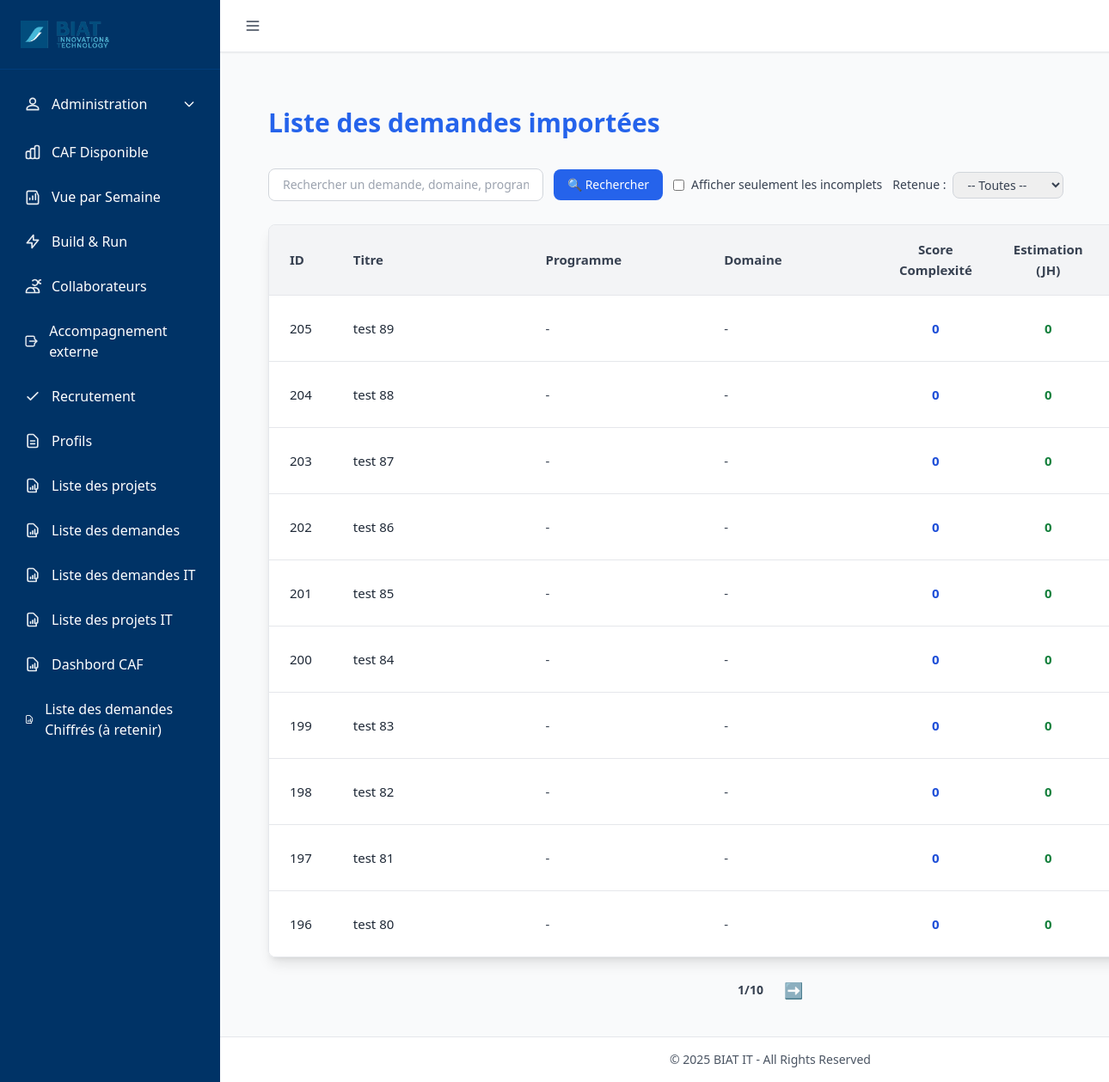
The app's page /projet/liste_demandes, older data.
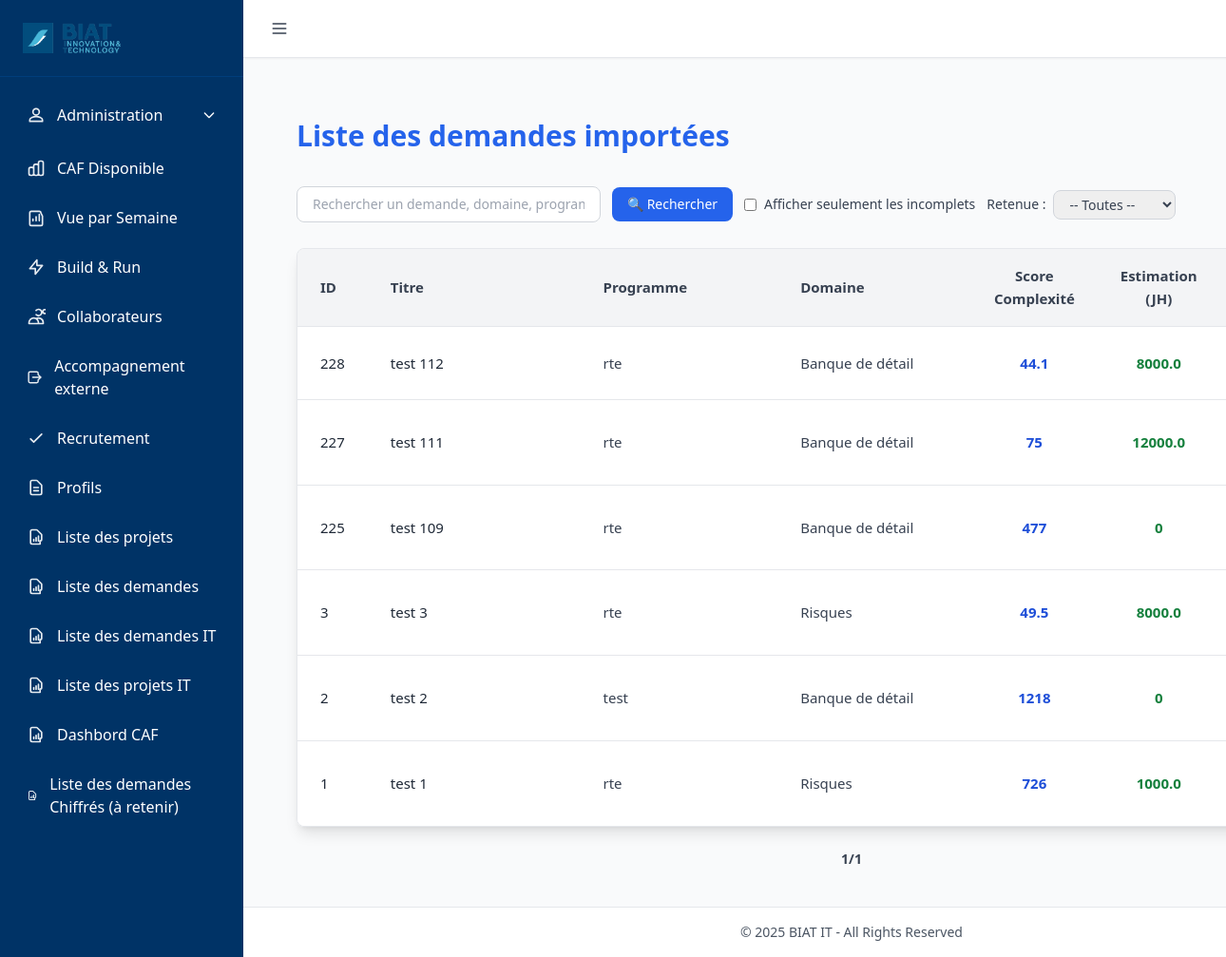
The same page, newer data.
### tables this page shows
CREATE TABLE Projet (
    id INTEGER PRIMARY KEY AUTOINCREMENT,
    ref_opg NUMERIC,
    titre_projet NVARCHAR(200),
    description NVARCHAR(300),
    id_release INTEGER,
    id_programme INTEGER,
    score_complexite NUMERIC,
    date_mep DATE,
    retenue INTEGER,
    idate DATE,
    iuser INTEGER,
    uuser INTEGER,
    udate DATE,
    id_domaine INTEGER,
    id_categorie INTEGER,
    id_statut INTEGER,
    estimation_jh REAL DEFAULT 0,
    id_statut_demande INTEGER,
    type TEXT,
    score_wsjf REAL,
    score_valeur_metier NUMERIC  -- ✅ changé ici
, priority INTEGER);

### routes/projet_routes.py (the view)
@projet_bp.route("/liste_demandes")
def liste_demandes():
    page = request.args.get("page", 1, type=int)
    per_page = 10
    offset = (page - 1) * per_page
    search = request.args.get("q", "").strip()
    incomplets = request.args.get("incomplets", False, type=bool)
    retenue_filter = request.args.get("retenue", "").strip().lower()  # 👈 Nouveau filtre
    base_query = """
        SELECT
            p.id,
            p.titre_projet AS titre,
            IFNULL(prog.nom, '-') AS programme,
            IFNULL(d.nom, '-') AS domaine,
            IFNULL(cat.nom, '-') AS categorie,
            IFNULL(s.nom, '-') AS statut,
            IFNULL(p.score_complexite, 0) AS score_complexite,
            IFNULL(p.estimation_jh, 0) AS estimation_jh,
            IFNULL(p.date_mep, '-') AS date_mep,
            p.retenue
        FROM Projet p
        LEFT JOIN programme prog ON prog.id = p.id_programme
        LEFT JOIN domaines d ON d.id = p.id_domaine
        LEFT JOIN categorie cat ON cat.id = p.id_categorie
        LEFT JOIN statut_demande s ON s.id = p.retenue
        WHERE 1=1
    """
    args = []
    if search:
        base_query += " AND (p.titre_projet LIKE ? OR prog.nom LIKE ? OR d.nom LIKE ?)"
        like = f"%{search}%"
        args.extend([like, like, like])
    if incomplets:
        base_query += " AND (p.id_programme IS NULL OR p.id_domaine IS NULL OR p.id_categorie IS NULL)"
    if retenue_filter == "1":
        base_query += " AND p.retenue = 1"
    elif retenue_filter == "0":
        base_query += " AND p.retenue = 2"
    elif retenue_filter == "null":
        base_query += " AND p.retenue IS NULL"
    total = query_db(f"SELECT COUNT(*) as count FROM ({base_query})", args, one=True)["count"]
    projets = query_db(f"{base_query} ORDER BY p.id DESC LIMIT ? OFFSET ?", args + [per_page, offset])
    total_pages = (total // per_page) + (1 if total % per_page else 0)
    return render_template(
        "liste_demandes.html",
        projets=projets,
        page=page,
        total_pages=total_pages,
        search=search,
        incomplets=incomplets,
        retenue_filter=retenue_filter  # 👈 Passé au template
    )

### utils/db_utils.py (called while the page is built)
def get_connection():
    conn = sqlite3.connect(
        DB_PATH,
        timeout=60,               # ⏱️ Patiente jusqu'à 60s avant "database is locked"
        check_same_thread=False
    )
    conn.row_factory = sqlite3.Row
    conn.execute("PRAGMA journal_mode=WAL;")      # Autorise les écritures concurrentes
    conn.execute("PRAGMA synchronous=NORMAL;")    # Bon compromis vitesse/sécurité
    conn.execute("PRAGMA foreign_keys = ON;")     # Active les clés étrangères
    conn.execute("PRAGMA busy_timeout = 60000;")  # Attend 60s avant d'abandonner une écriture
    return conn

def query_db(query, args=(), one=False, retries=3, delay=1):
    for attempt in range(retries):
        try:
            conn = get_connection()
            cur = conn.execute(query, args)
            rows = cur.fetchall()
            cur.close()
            conn.close()
            return (rows[0] if rows else None) if one else rows
        except sqlite3.OperationalError as e:
            if "locked" in str(e).lower() and attempt < retries - 1:
                time.sleep(delay)
                continue
            raise

### templates/liste_demandes.html (shortened to what this page needs)
{% extends "base.html" %}
{% block content %}
<div class="max-w-full mx-auto px-4 sm:px-6 lg:px-8 py-10">
  <h1 class="text-3xl font-bold mb-8 text-blue-600 text-center md:text-left">Liste des demandes importées</h1>
  <form method="get" action="{{ url_for('projet.liste_demandes') }}"
        class="mb-6 flex flex-col md:flex-row md:items-center md:justify-between gap-3">
    <div class="flex flex-wrap items-center gap-3">
      <input type="text" name="q" value="{{ search or '' }}"
             placeholder="Rechercher un demande, domaine, programme..."
             class="border border-gray-300 rounded-lg px-4 py-2 w-full sm:w-80 focus:ring-blue-400 focus:border-blue-400 text-sm">
      <button type="submit"
              class="bg-blue-600 text-white px-4 py-2 rounded-lg hover:bg-blue-700 transition text-sm">
        🔍 Rechercher
      </button>
      <label class="flex items-center gap-2 text-sm text-gray-700">
        <input type="checkbox" name="incomplets" value="1"
               onchange="this.form.submit()"
               {% if incomplets %}checked{% endif %}>
        Afficher seulement les incomplets
      </label>
      <label class="flex items-center gap-2 text-sm text-gray-700">
        <span>Retenue :</span>
       <select name="retenue" onchange="this.form.submit()"
        class="border border-gray-300 rounded-lg px-3 py-1 text-sm focus:ring-blue-400 focus:border-blue-400">
  <option value="" {% if not retenue_filter %}selected{% endif %}>-- Toutes --</option>
</select>
      </label>
    </div>
  </form>
  <div class="overflow-x-auto shadow-lg rounded-lg border border-gray-200">
    <table class="min-w-[1400px] bg-white divide-y divide-gray-200 text-[15px] leading-relaxed">
      <thead class="bg-gray-100">
        <tr>
          <th class="px-6 py-4 text-left font-semibold text-gray-700 w-16">ID</th>
          <th class="px-6 py-4 text-left font-semibold text-gray-700 w-64">Titre</th>
          <th class="px-6 py-4 text-left font-semibold text-gray-700 w-56">Programme</th>
          <th class="px-6 py-4 text-left font-semibold text-gray-700 w-56">Domaine</th>
          <th class="px-6 py-4 text-center font-semibold text-gray-700 w-32">Score Complexité</th>
          <th class="px-6 py-4 text-center font-semibold text-gray-700 w-32">Estimation (JH)</th>
          <th class="px-6 py-4 text-left font-semibold text-gray-700 w-40">Date MEP</th>
        </tr>
      </thead>
      <tbody class="divide-y divide-gray-200">
        {% for p in projets %}
        <tr class="hover:bg-gray-50 transition">
          <td class="px-6 py-5 text-gray-800">{{ p.id }}</td>
          <td class="px-6 py-5 text-gray-800 break-words">{{ p.titre }}</td>
          <td class="px-6 py-5 text-gray-700">{{ p.programme }}</td>
          <td class="px-6 py-5 text-gray-700">{{ p.domaine }}</td>
          <td class="px-6 py-5 text-center font-semibold text-blue-700">{{ p.score_complexite or 0 }}</td>
          <td class="px-6 py-5 text-center font-semibold text-green-700">{{ p.estimation_jh or 0 }}</td>
          <td class="px-6 py-5 text-gray-700">{{ p.date_mep or '-' }}</td>
        </tr>
        {% else %}
        <tr>
          <td colspan="10" class="text-center px-6 py-6 text-gray-500 italic">
            Aucun projet trouvé.
          </td>
        </tr>
        {% endfor %}
      </tbody>
    </table>
  </div>
  <div class="flex justify-center items-center mt-6 gap-6">
    <span class="text-gray-700 text-sm font-semibold">{{ page }}/{{ total_pages }}</span>
    {% if page < total_pages %}
      <a href="{{ url_for('projet.liste_demandes', page=page+1, profil_id=profil_id, search=request.args.get('search','')) }}"
         class="text-blue-600 hover:text-blue-800 text-lg">➡️</a>
    {% endif %}
  </div>
</div>
{% endblock %}

Row changes from the older to the newer data that the page shows:
removed Projet: id "205", titre "test 89", programme "-", domaine "-", score_complexite "0", estimation_jh "0"
removed Projet: id "204", titre "test 88", programme "-", domaine "-", score_complexite "0", estimation_jh "0"
removed Projet: id "203", titre "test 87", programme "-", domaine "-", score_complexite "0", estimation_jh "0"
removed Projet: id "202", titre "test 86", programme "-", domaine "-", score_complexite "0", estimation_jh "0"
removed Projet: id "201", titre "test 85", programme "-", domaine "-", score_complexite "0", estimation_jh "0"
removed Projet: id "200", titre "test 84", programme "-", domaine "-", score_complexite "0", estimation_jh "0"
removed Projet: id "199", titre "test 83", programme "-", domaine "-", score_complexite "0", estimation_jh "0"
removed Projet: id "198", titre "test 82", programme "-", domaine "-", score_complexite "0", estimation_jh "0"
removed Projet: id "197", titre "test 81", programme "-", domaine "-", score_complexite "0", estimation_jh "0"
removed Projet: id "196", titre "test 80", programme "-", domaine "-", score_complexite "0", estimation_jh "0"
added Projet: id "228", titre "test 112", programme "rte", domaine "Banque de détail", score_complexite "44.1", estimation_jh "8000.0"
added Projet: id "227", titre "test 111", programme "rte", domaine "Banque de détail", score_complexite "75", estimation_jh "12000.0"
added Projet: id "225", titre "test 109", programme "rte", domaine "Banque de détail", score_complexite "477", estimation_jh "0"
now on this page (row edited): Projet: id "3", titre "test 3", programme "rte", domaine "Risques", score_complexite "49.5", estimation_jh "8000.0"
now on this page (row edited): Projet: id "2", titre "test 2", programme "test", domaine "Banque de détail", score_complexite "1218", estimation_jh "0"
now on this page (row edited): Projet: id "1", titre "test 1", programme "rte", domaine "Risques", score_complexite "726", estimation_jh "1000.0"
Text that changed along with them:
{{ total_pages }}: "10" → "1"
